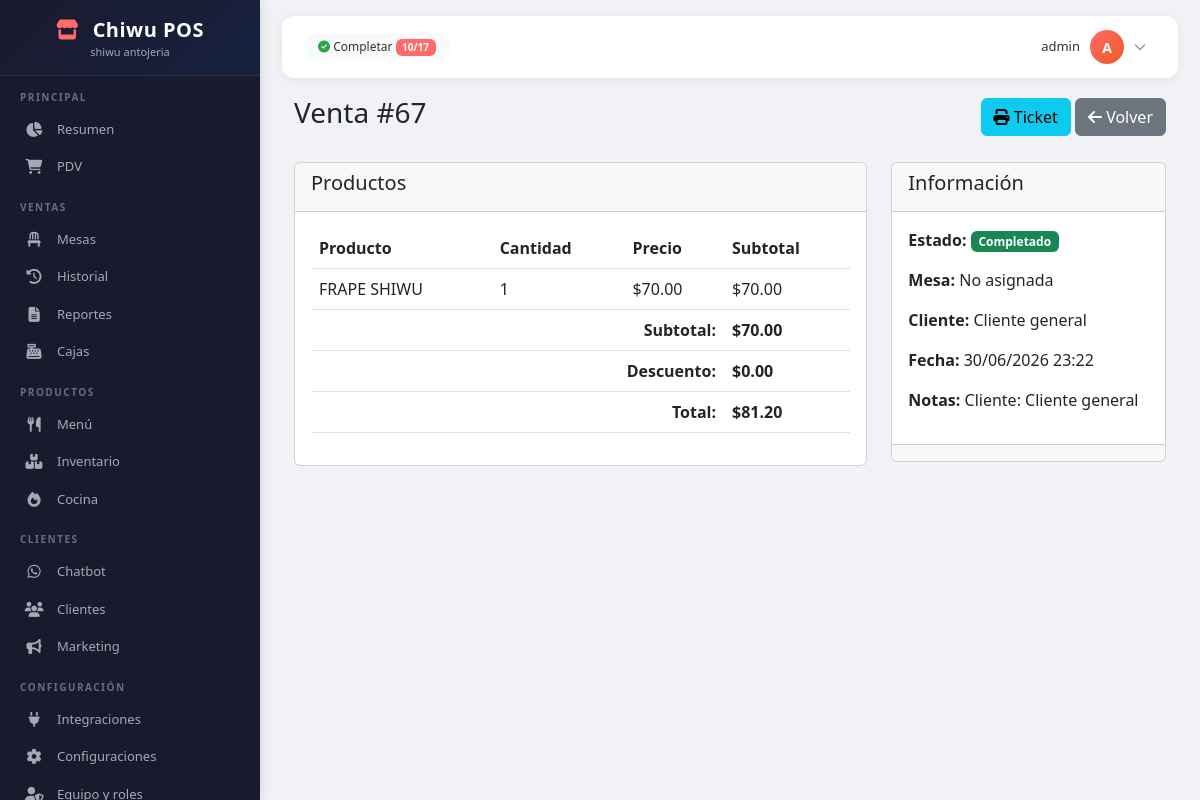
Page /pos/sale/67/ (signed in) on the committed database.
### sales/models.py (models this page shows, shortened)
class Sale(models.Model):
    SERVICE_TYPES = (
        ('dine_in', 'En sala'),
        ('takeaway', 'Para llevar'),
        ('delivery', 'Delivery'),
        ('online', 'Pedido online'),
    )
    STATUS_CHOICES = (
        ('pending', 'Pendiente'),
        ('preparing', 'En preparación'),
        ('ready', 'Listo'),
        ('completed', 'Completado'),
        ('cancelled', 'Cancelado'),
    )
    PAYMENT_STATUS = (
        ('pending', 'Pendiente'),
        ('partial', 'Parcial'),
        ('paid', 'Pagado'),
        ('refunded', 'Reembolsado'),
    )
    cash_amount = models.DecimalField(
        'Monto en efectivo',
        max_digits=12,
        decimal_places=2,
        null=True,
        blank=True
    )
    card_amount = models.DecimalField(
        'Monto con tarjeta',
        max_digits=12,
        decimal_places=2,
        null=True,
        blank=True
    )
    user = models.ForeignKey(User, on_delete=models.PROTECT, related_name='sales')
    branch = models.ForeignKey('accounts.Branch', on_delete=models.PROTECT, related_name='sales', null=True)
    client = models.ForeignKey('clients.Client', on_delete=models.SET_NULL, null=True, blank=True, related_name='sales')
    total = models.DecimalField('Total', max_digits=12, decimal_places=2, default=0)
    subtotal = models.DecimalField('Subtotal', max_digits=12, decimal_places=2, default=0)
    discount = models.DecimalField('Descuento', max_digits=12, decimal_places=2, default=0)
    tax = models.DecimalField('Impuesto', max_digits=12, decimal_places=2, default=0)
    service_type = models.CharField('Tipo de servicio', max_length=20, choices=SERVICE_TYPES, default='dine_in')
    status = models.CharField('Estado', max_length=20, choices=STATUS_CHOICES, default='pending')
    payment_status = models.CharField('Estado de pago', max_length=20, choices=PAYMENT_STATUS, default='pending')
    payment_method = models.CharField('Método de pago', max_length=50, blank=True)
    order_source = models.CharField('Fuente de pedido', max_length=50, default='pos')
    notes = models.TextField('Notas', blank=True)
    created_at = models.DateTimeField(auto_now_add=True)
    updated_at = models.DateTimeField(auto_now=True)
    cash_register = models.ForeignKey(
        'CashRegister',
        on_delete=models.SET_NULL,
        null=True,
        blank=True,
        related_name='sales'
    )
    amount_received = models.DecimalField(
        'Monto recibido',
        max_digits=12,
        decimal_places=2,
        null=True,
        blank=True
    )
    change_amount = models.DecimalField(
        'Cambio',
        max_digits=12,
        decimal_places=2,
        null=True,
        blank=True
    )
    class Meta:
        verbose_name = 'Venta'
        verbose_name_plural = 'Ventas'

class SaleItem(models.Model):
    sale = models.ForeignKey(Sale, on_delete=models.CASCADE, related_name='items')
    product = models.ForeignKey(Product, on_delete=models.PROTECT)
    variant = models.ForeignKey(ProductVariant, on_delete=models.SET_NULL, null=True, blank=True)
    quantity = models.PositiveIntegerField('Cantidad')
    price = models.DecimalField('Precio unitario', max_digits=10, decimal_places=2)
    subtotal = models.DecimalField('Subtotal', max_digits=12, decimal_places=2)
    modifiers = models.ManyToManyField(Modifier, blank=True)

### products/models.py (models this page shows, shortened)
class Product(models.Model):
    category = models.ForeignKey(Category, on_delete=models.SET_NULL, null=True, blank=True, related_name='products')
    name = models.CharField('Nombre', max_length=200)
    description = models.TextField('Descripción', blank=True)
    price = models.DecimalField('Precio', max_digits=10, decimal_places=2)
    discount_price = models.DecimalField('Precio con descuento', max_digits=10, decimal_places=2, null=True, blank=True)
    cost = models.DecimalField('Costo', max_digits=10, decimal_places=2, default=0)
    stock = models.PositiveIntegerField('Stock', default=0)
    sku = models.CharField('Código SKU', max_length=50, unique=True, blank=True, null=True)
    barcode = models.CharField('Código de barras', max_length=50, blank=True, null=True)
    image = models.ImageField('Imagen', upload_to='products/', blank=True, null=True)
    is_active = models.BooleanField('Activo', default=True)
    is_featured = models.BooleanField('Destacado', default=False)
    is_visible = models.BooleanField('Visible en menú', default=True)
    is_kitchen = models.BooleanField('Requiere cocina', default=False)
    created_at = models.DateTimeField(auto_now_add=True)
    updated_at = models.DateTimeField(auto_now=True)
    class Meta:
        verbose_name = 'Producto'
        verbose_name_plural = 'Productos'
        ordering = ['name']

### sales/views.py (the view)
# urls.py: path('sale/<int:sale_id>/', views.sale_detail, name='sale_detail'),
@login_required
def sale_detail(request, sale_id):
    sale = get_object_or_404(Sale, id=sale_id)
    items = sale.items.all()
    context = {
        'sale': sale,
        'items': items,
    }
    return render(request, 'sales/sale_detail.html', context)

### templates/sales/sale_detail.html (shortened to what this page needs)
{% extends 'layouts/base.html' %}
{% load static %}
{% block content %}
<div class="container-fluid">
    <div class="d-flex justify-content-between align-items-center mb-4">
        <h3>Venta #{{ sale.id }}</h3>
        <div>
            <a href="{% url 'sales:ticket' sale.id %}" class="btn btn-info" target="_blank">
                <i class="fas fa-print"></i> Ticket
            </a>
            <a href="{% url 'sales:history' %}" class="btn btn-secondary">
                <i class="fas fa-arrow-left"></i> Volver
            </a>
        </div>
    </div>
    <div class="row">
        <div class="col-md-8">
            <div class="card">
                <div class="card-header">
                    <h5>Productos</h5>
                </div>
                <div class="card-body">
                    <table class="table">
                        <thead>
                            <tr>
                                <th>Producto</th>
                                <th>Cantidad</th>
                                <th>Precio</th>
                                <th>Subtotal</th>
                            </tr>
                        </thead>
                        <tbody>
                            {% for item in items %}
                            <tr>
                                <td>{{ item.product.name }}</td>
                                <td>{{ item.quantity }}</td>
                                <td>${{ item.price|floatformat:2 }}</td>
                                <td>${{ item.subtotal|floatformat:2 }}</td>
                            </tr>
                            {% endfor %}
                        </tbody>
                        <tfoot>
                            <tr>
                                <th colspan="3" class="text-end">Subtotal:</th>
                                <th>${{ sale.subtotal|floatformat:2 }}</th>
                            </tr>
                            <tr>
                                <th colspan="3" class="text-end">Descuento:</th>
                                <th>${{ sale.discount|floatformat:2 }}</th>
                            </tr>
                            <tr>
                                <th colspan="3" class="text-end">Total:</th>
                                <th>${{ sale.total|floatformat:2 }}</th>
                            </tr>
                        </tfoot>
                    </table>
                </div>
            </div>
        </div>
        <div class="col-md-4">
            <div class="card">
                <div class="card-header">
                    <h5>Información</h5>
                </div>
                <div class="card-body">
                    <p><strong>Estado:</strong>
                        <span class="badge bg-{% if sale.status == 'completed' %}success{% elif sale.status == 'pending' %}warning{% else %}secondary{% endif %}">
                            {{ sale.get_status_display }}
                        </span>
                    </p>
                    <p><strong>Mesa:</strong>
                        {% if sale.table_orders.first %}
                            Mesa {{ sale.table_orders.first.number }}
                        {% else %}
                            No asignada
                        {% endif %}
                    </p>
                    <p><strong>Cliente:</strong> {{ sale.client.name|default:"Cliente general" }}</p>
                    <p><strong>Fecha:</strong> {{ sale.created_at|date:"d/m/Y H:i" }}</p>
                    <p><strong>Notas:</strong> {{ sale.notes|default:"Sin notas" }}</p>
                </div>
                <div class="card-footer">
                </div>
            </div>
        </div>
    </div>
</div>
{% endblock %}

### templates/layouts/base.html (shortened to what this page needs)
<!DOCTYPE html>
<html lang="es">
<head>
    <link href="https://cdn.jsdelivr.net/npm/bootstrap@5.3.0/dist/css/bootstrap.min.css" rel="stylesheet">
    <link rel="stylesheet" href="https://cdnjs.cloudflare.com/ajax/libs/font-awesome/6.4.0/css/all.min.css">
</head>
<body>
    <div class="sidebar" id="sidebar">
        <div class="sidebar-brand">
            <h4><i class="fas fa-store"></i> Chiwu POS</h4>
            <small>shiwu antojeria</small>
        </div>
        <div class="sidebar-content">
            <div class="nav-section">Principal</div>
            <a class="nav-link {% if request.resolver_match.url_name == 'resumen' %}active{% endif %}" href="{% url 'resumen' %}">
                <i class="fas fa-chart-pie"></i> Resumen
            </a>
            <a class="nav-link {% if request.resolver_match.app_name == 'sales' and request.resolver_match.url_name == 'pos' %}active{% endif %}" href="{% url 'sales:pos' %}">
                <i class="fas fa-shopping-cart"></i> PDV
            </a>
            <div class="nav-section">Ventas</div>
            <a class="nav-link" href="{% url 'sales:table_list' %}">
                <i class="fas fa-chair"></i> Mesas
            </a>
            <a class="nav-link {% if request.resolver_match.app_name == 'sales' and request.resolver_match.url_name == 'history' %}active{% endif %}" href="{% url 'sales:history' %}">
                <i class="fas fa-history"></i> Historial
            </a>
            <a class="nav-link {% if request.resolver_match.app_name == 'sales' and request.resolver_match.url_name == 'reports' %}active{% endif %}" href="{% url 'sales:reports' %}">
                <i class="fas fa-file-alt"></i> Reportes
            </a>
            <a class="nav-link {% if request.resolver_match.app_name == 'sales' and request.resolver_match.url_name == 'cash_registers' %}active{% endif %}" href="{% url 'sales:cash_registers' %}">
                <i class="fas fa-cash-register"></i> Cajas
            </a>
            <div class="nav-section">Productos</div>
            <a class="nav-link {% if request.resolver_match.app_name == 'products' and request.resolver_match.url_name == 'list' %}active{% endif %}" href="{% url 'products:list' %}">
                <i class="fas fa-utensils"></i> Menú
            </a>
            <a class="nav-link {% if request.resolver_match.app_name == 'products' and request.resolver_match.url_name == 'inventory' %}active{% endif %}" href="{% url 'products:inventory' %}">
                <i class="fas fa-boxes"></i> Inventario
            </a>
            <a class="nav-link {% if request.resolver_match.app_name == 'kitchen' %}active{% endif %}" href="{% url 'kitchen:dashboard' %}">
                <i class="fas fa-fire"></i> Cocina
            </a>
            <div class="nav-section">Clientes</div>
            <a class="nav-link" href="#">
                <i class="fab fa-whatsapp"></i> Chatbot
            </a>
            <a class="nav-link {% if request.resolver_match.app_name == 'clients' %}active{% endif %}" href="{% url 'clients:list' %}">
                <i class="fas fa-users"></i> Clientes
            </a>
            <a class="nav-link {% if request.resolver_match.app_name == 'marketing' %}active{% endif %}" href="{% url 'marketing:dashboard' %}">
                <i class="fas fa-bullhorn"></i> Marketing
            </a>
            <div class="nav-section">Configuración</div>
            <a class="nav-link {% if request.resolver_match.app_name == 'integrations' %}active{% endif %}" href="{% url 'integrations:list' %}">
                <i class="fas fa-plug"></i> Integraciones
            </a>
            <a class="nav-link {% if request.resolver_match.app_name == 'settings' %}active{% endif %}" href="{% url 'settings:payment_methods' %}">
                <i class="fas fa-cog"></i> Configuraciones
            </a>
            <a class="nav-link {% if request.resolver_match.app_name == 'roles' %}active{% endif %}" href="{% url 'roles:list' %}">
                <i class="fas fa-user-shield"></i> Equipo y roles
            </a>
        </div>
    </div>
    <div class="main-content">
        <div class="top-bar">
            <div class="top-bar-left">
                <span class="progress-steps">
                    <i class="fas fa-check-circle"></i>
                    Completar <span class="badge">10/17</span>
                </span>
            </div>
            <div class="top-bar-right">
                <div class="user-dropdown">
                    <div class="user-info" onclick="toggleUserDropdown()">
                        <span class="user-name">{{ user.username }}</span>
                        <div class="avatar">{{ user.username|first|upper }}</div>
                        <i class="fas fa-chevron-down" style="font-size: 12px; color: #999;"></i>
                    </div>
                </div>
            </div>
        </div>
        <div class="fade-in">
            {% block content %}{% endblock %}
        </div>
    </div>
</body>
</html>

### templates/layouts/base.html (style rules this page uses)
body { overflow-x: hidden; background: #f0f2f5; font-family: 'Segoe UI', Tahoma, Geneva, Verdana, sans-serif; }
.sidebar { min-height: 100vh; background: #1a1a2e; color: #a8a8b3; padding: 0; position: fixed; top: 0; left: 0; width: 260px; z-index: 1000; overflow-y: auto; overflow-x: hidden; transition: all 0.3s ease; box-shadow: 2px 0 10px rgba(0,0,0,0.1); height: 100vh; }
.sidebar-content { padding-bottom: 30px; }
.sidebar-brand { padding: 18px 15px 14px; border-bottom: 1px solid rgba(255,255,255,0.08); text-align: center; background: linear-gradient(135deg, #1a1a2e 0%, #16213e 100%); position: sticky; top: 0; z-index: 10; }
.sidebar-brand h4 { color: white; margin: 0; font-weight: 700; font-size: 20px; letter-spacing: 0.5px; }
.sidebar-brand h4 i { color: #ff6b6b; margin-right: 8px; }
.sidebar-brand small { color: #a8a8b3; font-size: 11px; display: block; margin-top: 2px; }
.sidebar .nav-section { padding: 14px 20px 6px; color: #6c6c7a; font-size: 10px; text-transform: uppercase; letter-spacing: 1.5px; font-weight: 700; }
.sidebar .nav-link { color: #a8a8b3; padding: 9px 20px; border-radius: 0; transition: all 0.3s ease; font-size: 13px; border-left: 3px solid transparent; display: flex; align-items: center; text-decoration: none; }
.sidebar .nav-link i { width: 22px; margin-right: 12px; font-size: 15px; text-align: center; flex-shrink: 0; }
.main-content { margin-left: 260px; padding: 16px 22px; min-height: 100vh; background: #f0f2f5; }
.top-bar { background: white; padding: 10px 22px; border-radius: 12px; margin-bottom: 18px; display: flex; justify-content: space-between; align-items: center; box-shadow: 0 2px 12px rgba(0,0,0,0.06); flex-wrap: wrap; gap: 8px; }
.top-bar-left { display: flex; align-items: center; gap: 12px; flex-wrap: wrap; }
.top-bar-right { display: flex; align-items: center; gap: 12px; }
.progress-steps { background: #f8f9fa; padding: 4px 14px; border-radius: 20px; font-size: 12px; color: #333; white-space: nowrap; }
.progress-steps .badge { background: #ff6b6b; color: white; font-weight: 600; font-size: 10px; }
.progress-steps i { color: #28a745; }
.user-info { display: flex; align-items: center; gap: 10px; cursor: pointer; padding: 4px 10px 4px 14px; border-radius: 30px; transition: background 0.2s; }
.user-info .user-name { font-size: 13px; font-weight: 500; color: #333; }
.user-info .avatar { width: 34px; height: 34px; border-radius: 50%; background: linear-gradient(135deg, #ff6b6b, #ee5a24); color: white; display: flex; align-items: center; justify-content: center; font-weight: 700; font-size: 14px; flex-shrink: 0; }
.fade-in { animation: fadeIn 0.35s ease; }

### rows in the picture
Sale: id "67", subtotal "70.00", discount "0.00", total "81.20", status "Completado", client.name "Cliente general", created_at "30/06/2026 23:22", notes "Cliente: Cliente general"
SaleItem: product.name "FRAPE SHIWU", quantity "1", price "70.00", subtotal "70.00"

### other values in the picture
{{ user.username }} "admin"
{{ user.username|first|upper }} "A"
